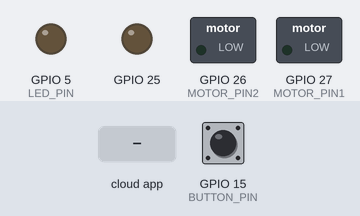
This sketch was run on a simulated ESP32. On the bench: switched loads named in the sketch (green lamp = pin HIGH), output pins drawn as LEDs (lit = HIGH). The test bench sets the inputs (shaded band); at power-on: GPIO 15 (BUTTON_PIN) HIGH. WiFi joins after 1.5 s; servers stay silent unless stated; the local clock reads 2024-03-15 10:24:30 at power-on unless the sketch sets it; the Firebase database answers and starts empty; what the sketch prints to the serial monitor is not drawn.

Above: at 3.1 s.
3.2 s: the phone or cloud app sets LED to 1
At 7.0 s:
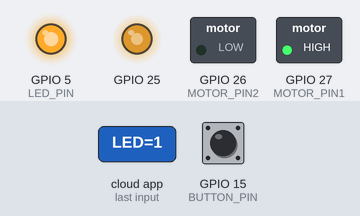
10.6 s: the phone or cloud app sets LED to 0
At 12.1 s:
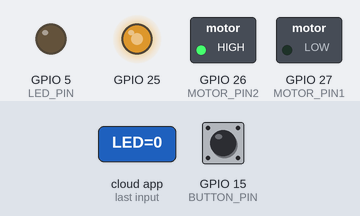
16.1 s: GPIO 15 (BUTTON_PIN) pulled LOW for 3 s
At 20.4 s:
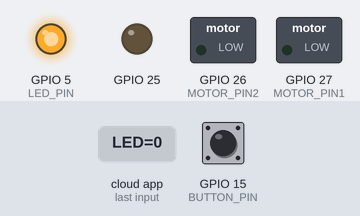
20.6 s: GPIO 15 (BUTTON_PIN) pulled LOW for 3 s
At 22.2 s:
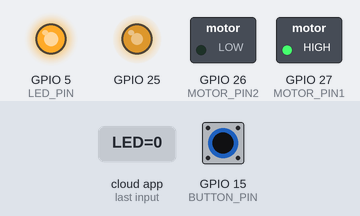
25.1 s: GPIO 15 (BUTTON_PIN) pulsed LOW 5 times (0.12 s each, 0.3 s apart)
At 26.13 s:
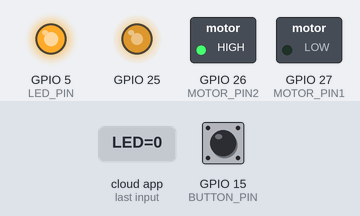
Timing chart, 0 to 31.3 s (numbered marks = the images above; inputs shaded):
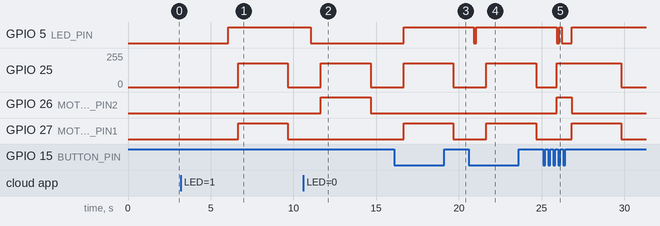

The sketch:

MASTER_ORG.ino
```cpp
#include "CONFIG.h"
#include "FUNCTION.h"
#include <WiFi.h>

// Config Firebase
#define WIFI_SSID "Been"
#define WIFI_PASS "11119999"
#define API_KEY "AIzaSyCNLfTrT6w3K2ipz9DBT198YocfGbZarII"
#define DATABASE_URL "https://nckh-dd303-default-rtdb.firebaseio.com/"

bool frameOn = false;     // đang trong giai đoạn ghi frame
size_t frameIdx = 0;      // chỉ số write buffer
char frameBuf[64];        // lưu khung "<Sx…>\n"
buffer_t buffer = {{0}, 0};

// Noi luu gio, phut chay daily_task
DAILY_TASK daily_task = {20, 10, 20, 11}; // Hour_on: 20:10, Hour_off: 20:11
const char* timezone = "ICT-7"; // Time zone VN
time_t now;
struct tm timeinfo;

// Bien sync NTP
unsigned long lastNTPUpdate = 0;
const unsigned long ntpSyncInterval = 30 * 60 * 1000; // 30 phut 1 lan

// Cac bien danh cho Firebase
FirebaseData fbdo;
FirebaseAuth auth;
FirebaseConfig config;
bool signUpOK = false;

// Chi tiet bien kiem soat gia tri lan truoc
last_data_value data = {
  .last_WTR_SLV1 = 0.0,
  .last_WTR_SLV2 = 0.0,
  .last_PH_SLV1 = 0.0,
  .last_PH_SLV2 = 0.0,
  .last_TDS_SLV1 = 0.0,
  .last_TDS_SLV2 = 0.0
};

// lan luot la thoi gian doc firebase, thoi gian gui data len firebase
timing_variables timing = {
  .prev_send_fb = 0,
  .interval_send_fb = 5000,
  .prev_send_data = 0,
  .interval_send_data = 5000,
  .motor_start_time = 0,
  .motor_run_duration = 3000
};

// lan luot la led, old_led_status, old_firebase_status, bien trang thai da chay ngay do hay chua
control_status status = {
  .motor_status = 0,
  .old_motor_status = -1,
  .old_firebase_status = 1,
  .last_run_day_on = -1,
  .last_run_day_off = -1
};

// Cau hinh chi tiet pwm cho motor
pwm_propeties motor_cfg = {
  .frequency = 5000,    // Tan so 5kHz
  .pwm_channel = 0,     // Kenh PWM 0
  .resolution = 8,      // 8 bit phan giai
  .duty_cycle = 180     // ~70% tốc độ
};
peripheral pin;

// Chong xung dot
portMUX_TYPE mux = portMUX_INITIALIZER_UNLOCKED;
HardwareSerial zigbeeSerial(1);

volatile bool buttonPressed = false;
static int motor_direction = MOTOR_STOPPED;
static int previous_motor_status = MOTOR_STOPPED;           // Trạng thái motor trước đó để kiểm tra thay đổi

// Add these variables to the global declaration section
String gate_state = ""; // Current gate state
String lastgate_state = ""; // Store the previous gate state
bool commandExecuted = true; // Flag to indicate if the command has been executed

void IRAM_ATTR nhan_nut() {
  static unsigned long lastInterruptTime = 0;
  unsigned long interruptTime = micros();
  if (interruptTime - lastInterruptTime > 100000) { // debounce tinh bang micros
    buttonPressed = true;
    lastInterruptTime = interruptTime;
  }
}

void dc_quay_thuan() {
  // Bật motor quay thuận
  digitalWrite(pin.MOTOR_PIN1, HIGH);
  digitalWrite(pin.MOTOR_PIN2, LOW);
  ledcWrite(motor_cfg.pwm_channel, motor_cfg.duty_cycle);
  Serial.println("Thuan");
}

void dc_quay_nghich() {
  // Bật motor quay nghịch
  digitalWrite(pin.MOTOR_PIN1, LOW);
  digitalWrite(pin.MOTOR_PIN2, HIGH);
  ledcWrite(motor_cfg.pwm_channel, motor_cfg.duty_cycle);
  Serial.println("Nghich");
}

void dc_ngung() {
  // Tắt motor
  digitalWrite(pin.MOTOR_PIN1, LOW);
  digitalWrite(pin.MOTOR_PIN2, LOW);
  ledcWrite(motor_cfg.pwm_channel, 0);
  Serial.println("Ngung");
}

void sync_time() {
  Serial.print("Dang dong bo thoi gian NTP...");
  configTime(0, 0, "pool.ntp.org", "time.nist.gov");

  time_t now = time(nullptr);
  while (now < 24 * 3600)
  {
    delay(100);
    now = time(nullptr);
  }
  Serial.println("Done!");

  setenv("TZ", timezone, 1);
  tzset();

  lastNTPUpdate = millis();
}

void connect_wifi(){
  WiFi.begin(WIFI_SSID, WIFI_PASS);
  Serial.println("Dang ket noi voi Wifi");
  while(WiFi.status() != WL_CONNECTED){
    Serial.println(".");
    delay(400);
  }
  Serial.println("DA KET NOI");
  Serial.println(WiFi.localIP());
}

void connect_firebase(){
  config.api_key = API_KEY;
  config.database_url = DATABASE_URL;
  if(Firebase.signUp(&config, &auth, "", "")){
    Serial.println("Sign UP!");
    signUpOK = true;
  }
  else{
    Serial.printf("%s\n", config.signer.signupError.message.c_str());
  }
  config.token_status_callback = tokenStatusCallback;
  Firebase.begin(&config, &auth);
  Firebase.reconnectWiFi(true);
}

void daily_task_on() {
  motor_direction = MOTOR_OPENING;
  timing.motor_start_time = 0; // Reset thời gian để chạy lại
  status.motor_status = 1; // Cập nhật trạng thái motor
  digitalWrite(pin.LED_PIN, status.motor_status);
}

void daily_task_off() {
  motor_direction = MOTOR_CLOSING; // Quay nghịch
  timing.motor_start_time = 0; // Reset thời gian để chạy lại
  status.motor_status = 0; // Cập nhật trạng thái motor
  digitalWrite(pin.LED_PIN, status.motor_status);
}

void gate_position_in_first_init(){
  //Chong lai viec tu quay ban dau bang cach cho tat ca o che do stop
  status.motor_status      = MOTOR_STOPPED;
  status.old_motor_status  = MOTOR_STOPPED;
  status.old_firebase_status = MOTOR_STOPPED;
  send_state_to_firebase(&status);
  delay(200);
  dc_ngung();
  motor_direction = MOTOR_STOPPED;
}

void config_for_setup(){
  //Cau hinh chan, PWWM va ngat ngoai
  Serial.begin(115200);
  peripheral_init(&pin);
  pinMode(pin.LED_PIN, OUTPUT);
  pinMode(pin.BUTTON_PIN, INPUT_PULLUP);
  pinMode(pin.MOTOR_PIN1, OUTPUT);
  pinMode(pin.MOTOR_PIN2, OUTPUT);
  ledcSetup(motor_cfg.pwm_channel, motor_cfg.frequency, motor_cfg.resolution);
  ledcAttachPin(pin.ENABLE, motor_cfg.pwm_channel);
  attachInterrupt(digitalPinToInterrupt(pin.BUTTON_PIN), nhan_nut, FALLING);
  digitalWrite(pin.LED_PIN, 0);
}

void setup() {
  config_for_setup();
  //Bat dau ket noi wifi, dong bo thoi gian va link firebase
  connect_wifi();
  sync_time();
  connect_firebase();
  //Cua cong se ko tu chay lung tung khi moi khoi tao
  gate_position_in_first_init();
  zigbeeSerial.begin(115200, SERIAL_8N1, pin.ZIGBEE_RX, pin.ZIGBEE_TX);
}

void daily_task_schedule(){
   //Check daily task, dung gio phut la chay
  if (timeinfo.tm_hour == daily_task.taskHour_on &&
      timeinfo.tm_min == daily_task.taskMinute_on &&
      status.last_run_day_on != timeinfo.tm_mday) {
    daily_task_on();
    status.last_run_day_on = timeinfo.tm_mday;
  }

  if (timeinfo.tm_hour == daily_task.taskHour_off &&
      timeinfo.tm_min == daily_task.taskMinute_off &&
      status.last_run_day_off != timeinfo.tm_mday) {
    daily_task_off();
    status.last_run_day_off = timeinfo.tm_mday;
  }
}

void handled_gate_state_and_direction(){
   // Chỉ thực hiện khi trạng thái thay đổi và lệnh chưa được thực hiện
  if (gate_state != lastgate_state && commandExecuted == true) {
    Serial.println("Trạng thái cống thay đổi từ: " + lastgate_state + " sang: " + gate_state);
    lastgate_state = gate_state; // Cập nhật trạng thái cống
    commandExecuted = false; // Đánh dấu lệnh chưa được thực hiện

    // Cập nhật trạng thái motor theo trạng thái cổng mới
    if (gate_state == "MỞ" && status.motor_status != 1) {
      status.motor_status = 1; // Bật motor để mở cống
      motor_direction = MOTOR_OPENING;      // Quay thuận để mở
      timing.motor_start_time = 0;           // Reset thời gian
    } else if (gate_state == "ĐÓNG" && status.motor_status != 0) {
      status.motor_status = 0; // Tắt motor để đóng cống
      motor_direction = MOTOR_CLOSING;      // Quay nghịch để đóng
      timing.motor_start_time = 0;           // Reset thời gian
    } else {
      // Nếu không cần thay đổi trạng thái motor, đánh dấu đã thực hiện lệnh
      commandExecuted = true;
    }
  }
}

void gate_control_by_button(){
  //Xu ly khi an nut (NGAT)
  //Neu bien nut nhan thanh true, doi no thanh false lai (vi truoc do da danh dau an nut)
  //Dao trang thai motor va LED dua vao trang thai motor luon
  if (buttonPressed) {
      buttonPressed = false;
      status.motor_status = !status.motor_status;
      digitalWrite(pin.LED_PIN, status.motor_status);
      //Neu doi thanh 1 thi mo, ko thi dong
      if (status.motor_status == 1) {
          motor_direction = MOTOR_OPENING;
          Serial.println("CUA DANG MO!");
      } else {
          motor_direction = MOTOR_CLOSING;
          Serial.println("CUA DANG DONG!");
      }
      //Bat dau bo dem thoi gian dong co chay
      //Cap nhat trang thai dong co truoc do luon
      timing.motor_start_time = 0;
      previous_motor_status = status.motor_status;
  }

}

void timing_for_motor(){
  // Neu thoi gian dong co hoat dong = 0 va ko o trang thai ngung
  if (timing.motor_start_time == 0 && motor_direction != MOTOR_STOPPED) {
    //Neu dang o trang thai opening thi chay cai quay thuan, ko thi quay nghich
    if (motor_direction == MOTOR_OPENING) {
      dc_quay_thuan();
    } else if (motor_direction == MOTOR_CLOSING) {
      dc_quay_nghich();
    }
    //Bat dau dem thoi gian dong co chay
    timing.motor_start_time = millis();
    //Neu nhu thoi gian dong co chay khac 0 va bo dem millis() - thoi gian dong co chay lon hon chu ki 3s thi ngung
  } else if (timing.motor_start_time != 0 && (millis() - timing.motor_start_time >= timing.motor_run_duration)) {
    dc_ngung();
    timing.motor_start_time = 0;
    motor_direction = MOTOR_STOPPED;
  }
}

void loop() {
  static uint8_t slave_id = 1;
  //poll_id(slave_id, buffer);
  //nhan_data(buffer);
  send_value_to_firebase(&timing, &data);
  now = time(nullptr);
  localtime_r(&now, &timeinfo);
  //Daily task can các bien thoi gian truoc khi co the hoat dong
  daily_task_schedule();
  // Update trang thai cong moi nhat dua tren data
  gate_state = gate_status(data.last_TDS_SLV1, data.last_TDS_SLV2);
  gate_control_by_button();

  // Moi 5s doc data t
  unsigned long nowww = millis();
  if (nowww - timing.prev_send_fb > timing.interval_send_fb) {
    readFirebaseData(&pin, &status);
    readDailyTaskSchedule(daily_task);
    timing.prev_send_fb = nowww;
  }

  handled_gate_state_and_direction();
  handle_gate_state_and_direction_by_firebase(status, motor_direction, &timing, previous_motor_status);

  // Đặt lệnh đã thực hiện sau khi motor hoàn thành
  if (motor_direction == MOTOR_STOPPED) {
    commandExecuted = true;
  }

  timing_for_motor();

  //Neu nhu trang thai motor khac trang thai cu tren firebase
  //Gui trang thai hien tai len firebase
  //Doi text LCD
  if (status.motor_status != status.old_firebase_status) {
    send_state_to_firebase(&status);
  }
}
```

FUNCTION.cpp
```cpp
#include "FUNCTION.h"

extern HardwareSerial zigbeeSerial;
extern FirebaseData fbdo;
extern FirebaseAuth auth;
extern FirebaseConfig config;
extern bool signUpOK;
extern bool  frameOn;
extern size_t frameIdx;
extern char frameBuf[64];
extern last_data_value data;

void reconnect_firebase() {
    if (!Firebase.ready() && signUpOK) {
        Serial.println("Tru to reconnect!...");
        Firebase.begin(&config, &auth);
        Firebase.reconnectWiFi(true);
    }
}

bool send_firebase_float(FirebaseData *fbdo, const char *path, float value) {
    if (Firebase.RTDB.setFloat(fbdo, path, value)) {
        return true;
    } else {
        Serial.println("Thất bại khi gửi " + String(path) + ": " + fbdo->errorReason());
        return false;
    }
}

void send_value_to_firebase(timing_variables *timing, last_data_value *data) {
    unsigned long now_send_data = millis();
    if (now_send_data - timing->prev_send_data > timing->interval_send_data) {
        if (Firebase.ready() && signUpOK) {
            send_firebase_float(&fbdo, "Sensor/WTR_data1", data->last_WTR_SLV1);
            send_firebase_float(&fbdo, "Sensor/PH_data1", data->last_PH_SLV1);
            send_firebase_float(&fbdo, "Sensor/TDS_data1", data->last_TDS_SLV1);

            send_firebase_float(&fbdo, "Sensor//WTR_data2", data->last_WTR_SLV2);
            send_firebase_float(&fbdo, "Sensor//TDS_data2", data->last_TDS_SLV2);
            send_firebase_float(&fbdo, "Sensor//PH_data2", data->last_PH_SLV2);
            timing->prev_send_data = now_send_data;
        }
        if (!Firebase.ready() && signUpOK) {
            reconnect_firebase();
        }
    }
}

void send_state_to_firebase(control_status *status) {
  static unsigned long last_firebase_send = 0;
  unsigned long current_time = millis();

  // De tranh gui qua nhieu lan (log qua nhieu lan) dan den lag
  if (current_time - last_firebase_send < 1000) {
    return; //Thoat khoi chuong trinh
  }

  if (Firebase.ready() && signUpOK) {
    if (Firebase.RTDB.setInt(&fbdo, "Sensor/LED", status->motor_status)) {
      Serial.println("Gui len Firebase!");
      status->old_firebase_status = status->motor_status;
      last_firebase_send = current_time; // Record the time of successful send
    } else {
      Serial.println("Gui firebase that bai: " + String(fbdo.errorReason().c_str()));
    }
  }
}

void tokenStatusCallback(token_info_t info) {
    if (info.status == token_status_error) {
        String errorMessage = String(info.error.message.c_str());
        Serial.println("Lỗi token: " + errorMessage);
    }
}

void readFirebaseData(peripheral *pin, control_status *status) {
    if (Firebase.ready() && signUpOK) {
        if (Firebase.RTDB.getInt(&fbdo, "Sensor/LED")) {
            status->motor_status = atoi(fbdo.stringData().c_str());
            digitalWrite(pin->LED_PIN, status->motor_status);
        } else {
            String errorReason = String(fbdo.errorReason().c_str());
            Serial.println("Lỗi đọc từ Firebase: " + errorReason);
        }
    }
}

void readDailyTaskSchedule(DAILY_TASK &daily_task) {
  if (Firebase.RTDB.getString(&fbdo, "Daily_Task/Hour_on")) {
    daily_task.taskHour_on = atoi(fbdo.stringData().c_str());
    Serial.print("Hour_on: ");
    Serial.println(daily_task.taskHour_on);
  }

  if (Firebase.RTDB.getString(&fbdo, "Daily_Task/Minutes_on")) {
    daily_task.taskMinute_on = atoi(fbdo.stringData().c_str());
    Serial.print("Minutes_on: ");
    Serial.println(daily_task.taskMinute_on);
  }

  if (Firebase.RTDB.getString(&fbdo, "Daily_Task/Hour_off")) {
    daily_task.taskHour_off = atoi(fbdo.stringData().c_str());
    Serial.print("Hour_off: ");
    Serial.println(daily_task.taskHour_off);
  }

  if (Firebase.RTDB.getString(&fbdo, "Daily_Task/Minutes_off")) {
    daily_task.taskMinute_off = atoi(fbdo.stringData().c_str());
    Serial.print("Minutes_off: ");
    Serial.println(daily_task.taskMinute_off);
  }
}

void poll_id(uint8_t &slave_id, buffer_t &buffer) {
    static unsigned long prev = 0;
    static uint16_t interval = 5000;
    unsigned long now = millis();

    if (now - prev > interval) {
        if (slave_id == 1) {
            zigbeeSerial.print("SLV_01\n");
            //Serial.println("Gui: SLV_01");
            slave_id = 2;
        } else if (slave_id == 2) {
            zigbeeSerial.print("SLV_02\n");
            //Serial.println("Gui: SLV_02");
            slave_id = 1;
        }
        prev = now;
        buffer.index = 0;
        buffer.data[0] = '\0';
    }
}

String gate_status(float ppm_sea, float ppm_river) {
    //Tranh viec tu thay doi trang thai cong vao luc khoi dau
    if (ppm_sea == 0 && ppm_river == 0) return "NONE";
    //Neu ppm bien cao hon ppm song
    if (ppm_sea > ppm_river) {
        if (ppm_sea > 1000) {
            return "ĐÓNG";
        } else {
            return "ĐÓNG";
        }
    //Neu ppm bien thap hon ppm song
    } else {
        if (ppm_sea > 1000) {
            return "ĐÓNG";
        } else {
            return "MỞ";
        }
    }
}

void nhan_data(buffer_t &buffer) {
  while (zigbeeSerial.available()) {
    char c = zigbeeSerial.read();
    if (c == '\r') continue;

    if (!frameOn) {
      if (c == '<') {
        frameOn = true;
        frameIdx = 0;
        frameBuf[frameIdx++] = c;
      }
      continue;
    }

    if (frameIdx < sizeof(frameBuf) - 1) {
      frameBuf[frameIdx++] = c;
    } else {
      frameOn = false;
      frameIdx = 0;
      continue;
    }

    if (c == '\n') {
      frameBuf[frameIdx] = '\0';
      Serial.println(frameBuf);

      if (strncmp(frameBuf, "<S1,", 4) == 0) SLV1_data(frameBuf, data);
      else if (strncmp(frameBuf, "<S2,", 4) == 0) SLV2_data(frameBuf, data);
      else Serial.println("Khong nhan dien duoc slave_id");

      frameOn = false;
      frameIdx = 0;
      buffer.index = 0;
    }
  }
}

void SLV2_data(const char *s, last_data_value &data) {
  float wtr, ph, tds;
  if (sscanf(s, "<S2,WTR=%f,PH=%f,TDS=%f>", &wtr, &ph, &tds) == 3) {
    data.last_WTR_SLV2 = wtr;
    data.last_PH_SLV2  = ph;
    data.last_TDS_SLV2 = tds;
  }
}

void SLV1_data(const char *s, last_data_value &data) {
  float wtr, ph, tds;
  if (sscanf(s, "<S1,WTR=%f,PH=%f,TDS=%f>", &wtr, &ph, &tds) == 3) {
    data.last_WTR_SLV1 = wtr;
    data.last_PH_SLV1  = ph;
    data.last_TDS_SLV1 = tds;
  }
}

void handle_gate_state_and_direction_by_firebase(control_status &status, int &motor_direction, timing_variables *timing, int &previous_motor_status){
    if (status.motor_status != previous_motor_status) {
      if (status.motor_status == 1) {
          motor_direction = MOTOR_OPENING; // Quay thuận
          Serial.println("Huong dong co (Firebase): Thuan");
      } else {
          motor_direction = MOTOR_CLOSING; // Quay nghịch
          Serial.println("Huong dong co (Firebase): Nghich");
      }
      timing->motor_start_time = 0;
      previous_motor_status = status.motor_status;
  }
}
```

FUNCTION.h
```cpp
#ifndef FUNCTION_H
#define FUNCTION_H

#include <Arduino.h>
#include <HardwareSerial.h>
#include <Firebase_ESP_Client.h>
#include "CONFIG.h"

void poll_id(uint8_t &slave_id, buffer_t &buffer);
void tokenStatusCallback(token_info_t info);
void readFirebaseData(peripheral *pin, control_status *status);
void readDailyTaskSchedule(DAILY_TASK &daily_task);
void send_value_to_firebase(timing_variables *timing, last_data_value *data);
void send_state_to_firebase(control_status *status);
String gate_status(float ppm_sea, float ppm_river);
void nhan_data(buffer_t &buffer);
void SLV1_data(const char *s, last_data_value &data);
void SLV2_data(const char *s, last_data_value &data);
void handle_gate_state_and_direction_by_firebase(control_status &status, int &motor_direction, timing_variables *timing, int &previous_motor_status);

#endif // FUNCTION_H
```

CONFIG.cpp
```cpp
#include "CONFIG.h"

void peripheral_init(peripheral *pin){
  pin ->ZIGBEE_RX = 16;
  pin ->ZIGBEE_TX = 17;
  pin ->LED_PIN = 5;
  pin ->BUTTON_PIN = 15;
  pin ->ENABLE = 25;
  pin ->MOTOR_PIN1 = 27;
  pin ->MOTOR_PIN2 = 26;
}
```

Source omitted: CONFIG.h (1640 bytes)

Measured:
- after the input at 3.2 s, GPIO 5 (LED_PIN): LOW → HIGH after 2.9 s; GPIO 25: 0/255 → 179/255 after 3.5 s, → 0/255 3.0 s later; GPIO 27 (MOTOR_PIN1): LOW → HIGH after 3.5 s, → LOW 3.0 s later
- after the input at 10.6 s, GPIO 5 (LED_PIN): HIGH → LOW after 0.45 s; GPIO 25: 0/255 → 179/255 after 1.1 s, → 0/255 3.0 s later; GPIO 26 (MOTOR_PIN2): LOW → HIGH after 1.1 s, → LOW 3.0 s later
- after the input at 16.1 s, GPIO 5 (LED_PIN): LOW → HIGH after 0.56 s; GPIO 25: 0/255 → 179/255 after 0.56 s, → 0/255 3.0 s later; GPIO 27 (MOTOR_PIN1): LOW → HIGH after 0.56 s, → LOW 3.0 s later
- after the input at 20.6 s, GPIO 5 (LED_PIN): HIGH → LOW after 0.30 s, → HIGH 0.15 s later; GPIO 25: 0/255 → 179/255 after 1.1 s, → 0/255 3.0 s later; GPIO 27 (MOTOR_PIN1): LOW → HIGH after 1.1 s, → LOW 3.0 s later
- after the input at 25.1 s, GPIO 5 (LED_PIN): HIGH → LOW after 0.81 s, → HIGH 0.15 s later, → LOW 0.15 s later, → HIGH 0.60 s later; GPIO 25: 0/255 → 179/255 after 0.81 s, → 0/255 3.9 s later; GPIO 26 (MOTOR_PIN2): LOW → HIGH after 0.81 s, → LOW 0.90 s later; GPIO 27 (MOTOR_PIN1): LOW → HIGH after 1.7 s, → LOW 3.0 s later
